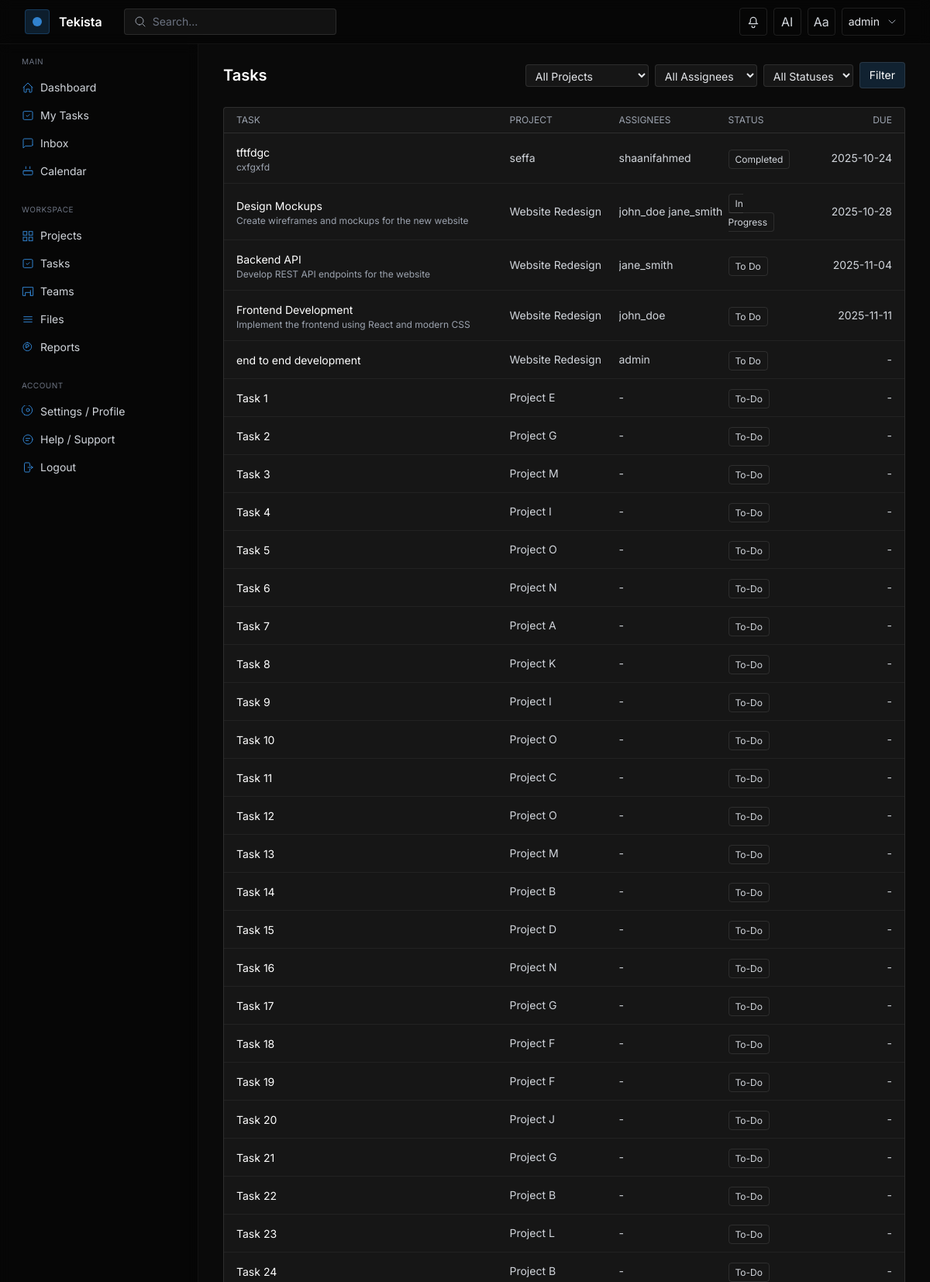
Page /tasks/ (signed in, upper part) on the committed database.
### models.py (models this page shows, shortened)
class User(UserMixin, db.Model):
    __tablename__ = "user"
    id = db.Column(db.Integer, primary_key=True)
    username = db.Column(db.String(80), unique=True, nullable=False)
    email = db.Column(db.String(120), unique=True, nullable=False)
    password_hash = db.Column(db.String(128), nullable=False)
    organization_id = db.Column(db.Integer, db.ForeignKey('organization.id'), nullable=True)
    role_id = db.Column(db.Integer, db.ForeignKey('role.id'), nullable=True)
    custom_role_id = db.Column(db.Integer, db.ForeignKey('custom_role.id'), nullable=True)
    api_token = db.Column(db.String(128), unique=True, index=True, nullable=True)
    token_expiration = db.Column(db.DateTime, nullable=True)
    created_at = db.Column(db.DateTime, default=datetime.utcnow)
    current_workload = db.Column(db.Float, default=0.0)  # 0..100
    availability = db.Column(db.String(20), default='Available')  # Available|Busy|In a Meeting|On a Break|Out of Office
    role = db.relationship('Role')
    projects = db.relationship('Project', secondary=project_users, back_populates='users')
    tasks = db.relationship('Task', secondary=task_assignees, back_populates='assignees')

class Task(db.Model):
    __tablename__ = "task"
    id = db.Column(db.Integer, primary_key=True)
    title = db.Column(db.String(150), nullable=False)
    description = db.Column(db.Text)
    due_date = db.Column(db.Date)
    priority = db.Column(db.String(20), default='Normal')  # Critical, High, Normal, Low
    estimated_hours = db.Column(db.Float, default=4.0)
    status = db.Column(db.String(30), default='To Do')
    created_at = db.Column(db.DateTime, default=datetime.utcnow)
    parent_id = db.Column(db.Integer, db.ForeignKey('task.id'), nullable=True)
    subtasks = db.relationship('Task', backref=db.backref('parent', remote_side=[id]))
    recurrence_rule = db.Column(db.String(200), nullable=True)
    recurrence_end = db.Column(db.Date, nullable=True)
    is_template = db.Column(db.Boolean, default=False)
    template_name = db.Column(db.String(120), nullable=True)
    project_id = db.Column(db.Integer, db.ForeignKey('project.id'))
    project = db.relationship('Project', back_populates='tasks')
    assignees = db.relationship('User', secondary=task_assignees, back_populates='tasks')
    predecessors = db.relationship(
        'Task',
        secondary=task_dependencies,
        primaryjoin=id==task_dependencies.c.successor_id,
        secondaryjoin=id==task_dependencies.c.predecessor_id,
        backref='successors'
    )
    comments = db.relationship('Comment', back_populates='task', cascade='all, delete-orphan')

class Project(db.Model):
    __tablename__ = "project"
    id = db.Column(db.Integer, primary_key=True)
    title = db.Column(db.String(150), nullable=False)
    description = db.Column(db.Text)
    deadline = db.Column(db.Date)
    organization_id = db.Column(db.Integer, db.ForeignKey('organization.id'), nullable=True)
    created_at = db.Column(db.DateTime, default=datetime.utcnow)
    users = db.relationship('User', secondary=project_users, back_populates='projects')
    tasks = db.relationship('Task', back_populates='project', cascade='all, delete-orphan')

### tasks/routes.py (the view)
@tasks_bp.route('/')
@login_required
def list_tasks():
    status = request.args.get('status')
    assignee = request.args.get('assignee', type=int)
    project_id = request.args.get('project_id', type=int)
    q = Task.query
    if status:
        q = q.filter(Task.status == status)
    if assignee:
        q = q.join(Task.assignees).filter(User.id == assignee)
    if project_id:
        q = q.filter(Task.project_id == project_id)
    tasks = q.order_by(Task.due_date.is_(None), Task.due_date.asc()).all()
    users = User.query.order_by(User.username).all()
    projects = Project.query.order_by(Project.title).all()
    return render_template('tasks/list.html', tasks=tasks, users=users, projects=projects)

### templates/tasks/list.html (shortened to what this page needs)
{% extends 'layouts/app.html' %}
{% block content %}
{% set sel_project = (request.args.get('project_id') or '0')|int %}
{% set sel_assignee = (request.args.get('assignee') or '0')|int %}
{% set sel_status = request.args.get('status') %}
<div class="flex items-center justify-between mb-6">
  <h1 class="text-xl font-semibold text-white">Tasks</h1>
  <div class="flex items-center gap-2">
    <form method="get" class="flex items-center gap-2">
      <select name="project_id" class="bg-white/5 border border-white/10 text-sm text-gray-200 rounded px-2 py-1">
        <option value="">All Projects</option>
      </select>
      <select name="assignee" class="bg-white/5 border border-white/10 text-sm text-gray-200 rounded px-2 py-1">
        <option value="">All Assignees</option>
      </select>
      <select name="status" class="bg-white/5 border border-white/10 text-sm text-gray-200 rounded px-2 py-1">
        <option value="">All Statuses</option>
      </select>
      <button class="px-3 py-1.5 rounded border border-white/10 bg-accent/20 text-white text-sm hover:bg-accent/30">Filter</button>
    </form>
  </div>
</div>
<div class="rounded border border-white/10 bg-white/5">
  <div class="grid grid-cols-12 text-xs uppercase text-gray-400 px-4 py-2 border-b border-white/10">
    <div class="col-span-5">Task</div>
    <div class="col-span-2">Project</div>
    <div class="col-span-2">Assignees</div>
    <div class="col-span-1">Status</div>
    <div class="col-span-2 text-right">Due</div>
  </div>
  {% if tasks %}
    {% for t in tasks %}
    <div class="grid grid-cols-12 items-center px-4 py-3 border-b border-white/5 hover:bg-white/10">
      <div class="col-span-5">
        <a href="{{ url_for('tasks.task_detail', task_id=t.id) }}" class="text-sm text-white hover:underline">{{ t.title }}</a>
        {% if t.description %}
          <div class="text-xs text-gray-400 line-clamp-1">{{ t.description }}</div>
        {% endif %}
      </div>
      <div class="col-span-2 text-sm text-gray-300">
        {% if t.project %}<a href="{{ url_for('projects.project_detail', project_id=t.project.id) }}" class="hover:underline">{{ t.project.title }}</a>{% else %}-{% endif %}
      </div>
      <div class="col-span-2 text-sm text-gray-300">
        {% if t.assignees %}
          <div class="truncate">
            {% for u in t.assignees %}<span class="mr-1">{{ u.username }}</span>{% endfor %}
          </div>
        {% else %}-{% endif %}
      </div>
      <div class="col-span-1">
        <span class="text-xs px-2 py-1 rounded border border-white/10 text-gray-300">{{ t.status }}</span>
      </div>
      <div class="col-span-2 text-right text-sm text-gray-300">
        {{ t.due_date.isoformat() if t.due_date else '-' }}
      </div>
    </div>
    {% endfor %}
  {% else %}
    <div class="px-4 py-6 text-sm text-gray-400">No tasks found.</div>
  {% endif %}
</div>
{% endblock %}

### templates/layouts/app.html (shortened to what this page needs)
<!DOCTYPE html>
<html lang="en" class="dark" data-theme="dark">
<head>
  <script src="https://cdn.tailwindcss.com"></script>
</head>
<body class="bg-bg text-gray-200 font-sans min-h-screen">
  <header class="fixed top-0 left-0 right-0 z-40 border-b border-white/5 bg-black/40 backdrop-blur">
    <div class="max-w-7xl mx-auto px-4 sm:px-6 lg:px-8 h-14 flex items-center justify-between">
      <div class="flex items-center gap-3">
        <div class="w-8 h-8 rounded bg-accent/20 border border-accent/30 flex items-center justify-center">
          <div class="w-3 h-3 rounded-full bg-accent"></div>
        </div>
        <a href="{{ url_for('projects.list_projects') }}" class="text-white font-semibold">Tekista</a>
        <div class="hidden md:flex items-center ml-4">
          <div class="flex items-center gap-2 bg-white/5 border border-white/10 rounded px-3 py-1.5">
            <svg class="w-4 h-4 text-gray-400" viewBox="0 0 24 24" fill="none" stroke="currentColor"><path stroke-linecap="round" stroke-linejoin="round" stroke-width="1.5" d="M21 21l-4.35-4.35M10.5 18a7.5 7.5 0 1 1 0-15 7.5 7.5 0 0 1 0 15z"/></svg>
            <input id="globalSearch" type="text" placeholder="Search..." class="bg-transparent outline-none text-sm text-gray-200 placeholder-gray-500 w-56">
          </div>
        </div>
      </div>
      <div class="flex items-center gap-2">
        <div class="relative">
          <button id="notifBell" class="relative inline-flex items-center justify-center w-9 h-9 rounded border border-white/10 text-gray-300 hover:text-white hover:border-white/20">
            <svg class="w-5 h-5" viewBox="0 0 24 24" fill="none" stroke="currentColor"><path stroke-linecap="round" stroke-linejoin="round" stroke-width="1.5" d="M14.25 18.75a2.25 2.25 0 1 1-4.5 0m9-3.75H5.25l1.318-1.318A2.25 2.25 0 0 0 7.5 12.84V9.75a4.5 4.5 0 0 1 9 0v3.09c0 .597.237 1.17.659 1.592L18.75 15z"/></svg>
          </button>
        </div>
        <a href="{{ url_for('ai_assistant') }}" class="inline-flex items-center justify-center w-9 h-9 rounded border border-white/10 text-gray-300 hover:text-white hover:border-white/20">AI</a>
        <button id="themeToggle" class="inline-flex items-center justify-center w-9 h-9 rounded border border-white/10 text-gray-300 hover:text-white hover:border-white/20">Aa</button>
        {% if current_user.is_authenticated %}
        <div class="relative">
          <button id="profileBtn" class="inline-flex items-center gap-2 px-2 h-9 rounded border border-white/10 hover:border-white/20">
            <span class="text-sm text-gray-200">{{ current_user.username }}</span>
            <svg class="w-4 h-4 text-gray-400" viewBox="0 0 24 24" fill="none" stroke="currentColor"><path stroke-linecap="round" stroke-linejoin="round" stroke-width="1.5" d="M6 9l6 6 6-6"/></svg>
          </button>
        </div>
        {% else %}
        <a href="{{ url_for('auth.login') }}" class="text-sm text-gray-300 hover:text-white px-3 py-2">Login</a>
        {% endif %}
      </div>
    </div>
  </header>
  <div class="pt-14 flex">
    <aside id="sidebar" class="hidden md:block w-64 shrink-0 h-[calc(100vh-56px)] sticky top-14 border-r border-white/5 bg-black/40 backdrop-blur">
      <nav class="p-4 space-y-6">
        <div>
          <div class="px-3 mb-2 text-[10px] uppercase tracking-wider text-gray-500">Main</div>
          <a href="{{ url_for('index') }}" class="flex items-center gap-2 px-3 py-2 rounded text-sm text-gray-300 hover:text-white hover:bg-white/5">
            <svg class="w-4 h-4 text-accent" viewBox="0 0 24 24" fill="none" stroke="currentColor"><path stroke-linecap="round" stroke-linejoin="round" stroke-width="1.5" d="M3 12l9-9 9 9M4.5 10.5v9a1.5 1.5 0 001.5 1.5H9v-6h6v6h3a1.5 1.5 0 001.5-1.5v-9"/></svg>
            <span>Dashboard</span>
          </a>
          <a href="{{ url_for('tasks.list_tasks') }}?assignee={{ current_user.id if current_user.is_authenticated else '' }}" class="flex items-center gap-2 px-3 py-2 rounded text-sm text-gray-300 hover:text-white hover:bg-white/5">
            <svg class="w-4 h-4 text-accent" viewBox="0 0 24 24" fill="none" stroke="currentColor"><path stroke-linecap="round" stroke-linejoin="round" stroke-width="1.5" d="M9 12l2 2 4-4"/><rect x="3" y="4" width="18" height="16" rx="2" ry="2" stroke-width="1.5"/></svg>
            <span>My Tasks</span>
          </a>
          <a href="{{ url_for('inbox') }}" class="flex items-center gap-2 px-3 py-2 rounded text-sm text-gray-300 hover:text-white hover:bg-white/5">
            <svg class="w-4 h-4 text-accent" viewBox="0 0 24 24" fill="none" stroke="currentColor"><path stroke-linecap="round" stroke-linejoin="round" stroke-width="1.5" d="M21 15a2 2 0 01-2 2H7l-4 4V5a2 2 0 012-2h14a2 2 0 012 2v10z"/></svg>
            <span>Inbox</span>
          </a>
          <a href="{{ url_for('calendar') }}" class="flex items-center gap-2 px-3 py-2 rounded text-sm text-gray-300 hover:text-white hover:bg-white/5">
            <svg class="w-4 h-4 text-accent" viewBox="0 0 24 24" fill="none" stroke="currentColor"><path stroke-linecap="round" stroke-linejoin="round" stroke-width="1.5" d="M8 7V3m8 4V3M4 11h16M5 19h14a2 2 0 002-2v-6H3v6a2 2 0 002 2z"/></svg>
            <span>Calendar</span>
          </a>
        </div>
        <div>
          <div class="px-3 mb-2 text-[10px] uppercase tracking-wider text-gray-500">Workspace</div>
          <a href="{{ url_for('projects.list_projects') }}" class="flex items-center gap-2 px-3 py-2 rounded text-sm text-gray-300 hover:text-white hover:bg-white/5">
            <span>Projects</span>
          </a>
          <a href="{{ url_for('tasks.list_tasks') }}" class="flex items-center gap-2 px-3 py-2 rounded text-sm text-gray-300 hover:text-white hover:bg-white/5">
            <svg class="w-4 h-4 text-accent" viewBox="0 0 24 24" fill="none" stroke="currentColor"><path stroke-linecap="round" stroke-linejoin="round" stroke-width="1.5" d="M9 12l2 2 4-4"/><rect x="3" y="4" width="18" height="16" rx="2" ry="2" stroke-width="1.5"/></svg>
            <span>Tasks</span>
          </a>
          <a href="{{ url_for('teams') }}" class="flex items-center gap-2 px-3 py-2 rounded text-sm text-gray-300 hover:text-white hover:bg-white/5">
            <svg class="w-4 h-4 text-accent" viewBox="0 0 24 24" fill="none" stroke="currentColor"><path stroke-linecap="round" stroke-linejoin="round" stroke-width="1.5" d="M17 20h5V4H2v16h5m10 0V10M7 20v-6h10v6"/></svg>
            <span>Teams</span>
          </a>
          <a href="{{ url_for('files') }}" class="flex items-center gap-2 px-3 py-2 rounded text-sm text-gray-300 hover:text-white hover:bg-white/5">
            <svg class="w-4 h-4 text-accent" viewBox="0 0 24 24" fill="none" stroke="currentColor"><path stroke-linecap="round" stroke-linejoin="round" stroke-width="1.5" d="M4 7h16M4 12h16M4 17h16"/></svg>
            <span>Files</span>
          </a>
          <a href="{{ url_for('reports') }}" class="flex items-center gap-2 px-3 py-2 rounded text-sm text-gray-300 hover:text-white hover:bg-white/5">
            <svg class="w-4 h-4 text-accent" viewBox="0 0 24 24" fill="none" stroke="currentColor"><path stroke-linecap="round" stroke-linejoin="round" stroke-width="1.5" d="M11 3a8 8 0 100 16 8 8 0 000-16zm1 4H8v6h2v-2h2a2 2 0 100-4z"/></svg>
            <span>Reports</span>
          </a>
        </div>
        <div class="mt-auto">
          <div class="px-3 mb-2 text-[10px] uppercase tracking-wider text-gray-500">Account</div>
          <a href="{{ url_for('settings') }}" class="flex items-center gap-2 px-3 py-2 rounded text-sm text-gray-300 hover:text-white hover:bg-white/5">
            <span>Settings / Profile</span>
          </a>
          <a href="{{ url_for('help') }}" class="flex items-center gap-2 px-3 py-2 rounded text-sm text-gray-300 hover:text-white hover:bg-white/5">
            <svg class="w-4 h-4 text-accent" viewBox="0 0 24 24" fill="none" stroke="currentColor"><path stroke-linecap="round" stroke-linejoin="round" stroke-width="1.5" d="M8 10h8M8 14h5M21 12a9 9 0 11-18 0 9 9 0 0118 0z"/></svg>
            <span>Help / Support</span>
          </a>
          {% if current_user.is_authenticated %}
          <a href="{{ url_for('auth.logout') }}" class="flex items-center gap-2 px-3 py-2 rounded text-sm text-gray-300 hover:text-white hover:bg-white/5">
            <svg class="w-4 h-4 text-accent" viewBox="0 0 24 24" fill="none" stroke="currentColor"><path stroke-linecap="round" stroke-linejoin="round" stroke-width="1.5" d="M15.75 9V5.25A2.25 2.25 0 0013.5 3h-6A2.25 2.25 0 005.25 5.25v13.5A2.25 2.25 0 007.5 21h6a2.25 2.25 0 002.25-2.25V15M12 12h9m0 0l-3 3m3-3l-3-3"/></svg>
            <span>Logout</span>
          </a>
          {% endif %}
        </div>
      </nav>
    </aside>
    <main class="flex-1 min-w-0">
      <div class="max-w-7xl mx-auto px-4 sm:px-6 lg:px-8 py-6">
        {% block content %}{% endblock %}
      </div>
    </main>
  </div>
</body>
</html>

### templates/layouts/app.html (style rules this page uses)
:root { --accent: #3182CE; }
html, body { height: 100%; }

### rows in the picture
User: username "admin"
Task: title "tftfdgc", description "cxfgxfd", project "seffa", status "Completed", due_date "2025-10-24"
User: username "shaanifahmed"
Task: title "Design Mockups", description "Create wireframes and mockups for the new website", project "Website Redesign", status "In Progress", due_date "2025-10-28"
User: username "john_doe"
User: username "jane_smith"
Task: title "Backend API", description "Develop REST API endpoints for the website", project "Website Redesign", status "To Do", due_date "2025-11-04"
Task: title "Frontend Development", description "Implement the frontend using React and modern CSS", project "Website Redesign", status "To Do", due_date "2025-11-11"
Task: title "end to end development", project "Website Redesign", status "To Do", due_date "-"
Task: title "Task 1", project "Project E", status "To-Do", due_date "-"
Task: title "Task 2", project "Project G", status "To-Do", due_date "-"
Task: title "Task 3", project "Project M", status "To-Do", due_date "-"
Task: title "Task 4", project "Project I", status "To-Do", due_date "-"
Task: title "Task 5", project "Project O", status "To-Do", due_date "-"
Task: title "Task 6", project "Project N", status "To-Do", due_date "-"
Task: title "Task 7", project "Project A", status "To-Do", due_date "-"
Task: title "Task 8", project "Project K", status "To-Do", due_date "-"
Task: title "Task 9", project "Project I", status "To-Do", due_date "-"
Task: title "Task 10", project "Project O", status "To-Do", due_date "-"
Task: title "Task 11", project "Project C", status "To-Do", due_date "-"
Task: title "Task 12", project "Project O", status "To-Do", due_date "-"
Task: title "Task 13", project "Project M", status "To-Do", due_date "-"
Task: title "Task 14", project "Project B", status "To-Do", due_date "-"
Task: title "Task 15", project "Project D", status "To-Do", due_date "-"
Task: title "Task 16", project "Project N", status "To-Do", due_date "-"
Task: title "Task 17", project "Project G", status "To-Do", due_date "-"
Task: title "Task 18", project "Project F", status "To-Do", due_date "-"
Task: title "Task 19", project "Project F", status "To-Do", due_date "-"
Task: title "Task 20", project "Project J", status "To-Do", due_date "-"
Task: title "Task 21", project "Project G", status "To-Do", due_date "-"
Task: title "Task 22", project "Project B", status "To-Do", due_date "-"
Task: title "Task 23", project "Project L", status "To-Do", due_date "-"
Task: title "Task 24", project "Project B", status "To-Do", due_date "-"
